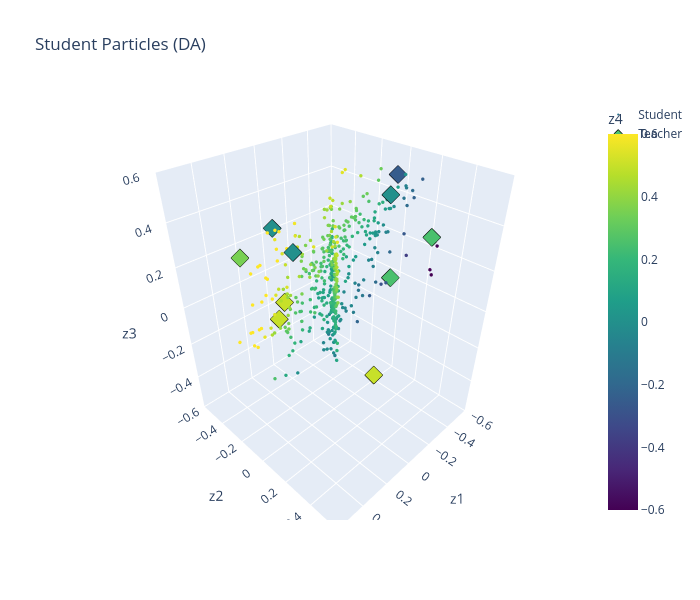

Notebook code cell kept with this figure:
### Code cell
plot_particles_3d(h_da["particles"][-1], teacher, "Student Particles (DA)")

### Figure 1 — Plotly figure (JSON) as saved in the notebook; plotly's stock layout.template omitted (floating-point values rounded to 4 significant figures; data arrays with more than 128 entries replaced by an {"elided": "..."} marker saying what was removed)
{"data": [{"marker": {"cmax": 0.6, "cmin": -0.6, "color": {"elided": "500 float values"}, "colorbar": {"title": {"text": "z4"}}, "colorscale": [[0, "#440154"], [0.1111, "#482878"], [0.2222, "#3e4989"], [0.3333, "#31688e"], [0.4444, "#26828e"], [0.5556, "#1f9e89"], [0.6667, "#35b779"], [0.7778, "#6ece58"], [0.8889, "#b5de2b"], [1, "#fde725"]], "size": 2}, "mode": "markers", "name": "Student", "type": "scatter3d", "x": {"elided": "500 float values"}, "y": {"elided": "500 float values"}, "z": {"elided": "500 float values"}}, {"marker": {"cmax": 0.6, "cmin": -0.6, "color": [0.25, 0.5, 0.0, 0.5, 0.35, 0.0, 0.0, 0.5, -0.25, 0.25], "colorscale": [[0, "#440154"], [0.1111, "#482878"], [0.2222, "#3e4989"], [0.3333, "#31688e"], [0.4444, "#26828e"], [0.5556, "#1f9e89"], [0.6667, "#35b779"], [0.7778, "#6ece58"], [0.8889, "#b5de2b"], [1, "#fde725"]], "line": {"color": "black", "width": 1}, "size": 6, "symbol": "diamond"}, "mode": "markers", "name": "Teacher", "type": "scatter3d", "x": [-0.5, 0.25, -0.25, 0.0, 0.35, 0.0, 0.5, 0.15, -0.5, -0.35], "y": [0.0, 0.5, 0.15, -0.5, -0.35, -0.5, 0.25, -0.25, 0.0, 0.35], "z": [0.0, 0.0, 0.5, -0.25, 0.25, 0.25, 0.5, 0.0, 0.5, 0.35]}], "layout": {"height": 600, "scene": {"xaxis": {"range": [-0.6, 0.6], "title": {"text": "z1"}}, "yaxis": {"range": [-0.6, 0.6], "title": {"text": "z2"}}, "zaxis": {"range": [-0.6, 0.6], "title": {"text": "z3"}}}, "title": {"text": "Student Particles (DA)"}, "width": 700}}
